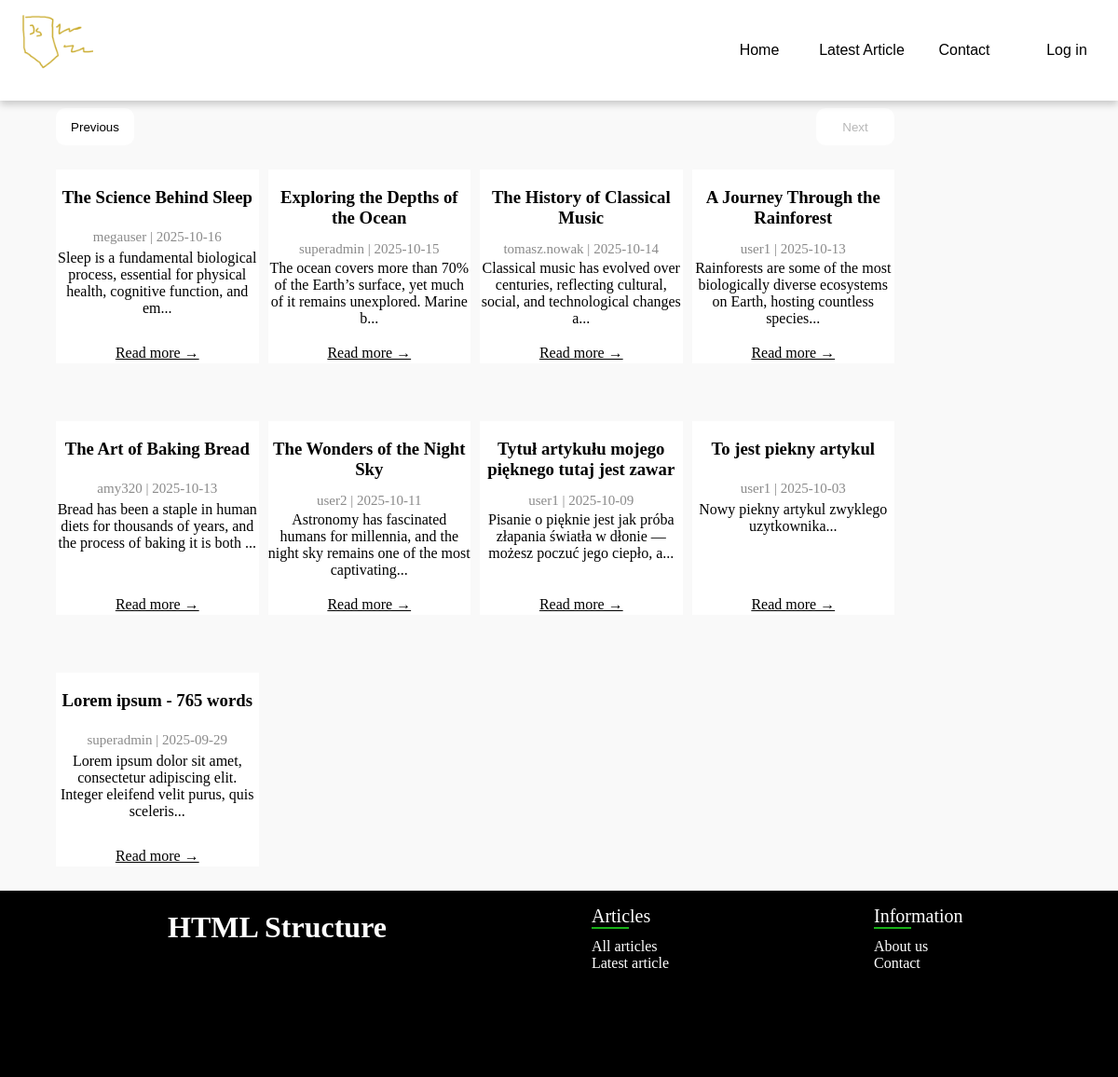
The app's page /index.php?page=2 with its own data.
### tables this page shows
CREATE TABLE `articles` (
  `id` int(11) NOT NULL,
  `title` text DEFAULT NULL,
  `article` text DEFAULT NULL,
  `ownerID` int(11) DEFAULT NULL,
  `date` date DEFAULT NULL
);

CREATE TABLE `users` (
  `id` int(11) NOT NULL,
  `login` text DEFAULT NULL,
  `password` text DEFAULT NULL,
  `role` varchar(10) DEFAULT NULL
);

### index.php (the view, shortened to what this page needs)
<?php
require("php/functions.php");
$articleCount = $con->query("SELECT COUNT(*) FROM articles")->fetch_row()[0];
$page = isset($_GET['page']) ? $_GET['page'] : 1;
$page = $page <= 0 ? 1 : $page;
$offset = ($page - 1) * 12;
$query = $con->prepare("SELECT a.id, u.login, a.ownerID, a.title, a.article, a.date
FROM articles a join users u on u.id = a.ownerID ORDER BY a.id DESC LIMIT 12 OFFSET ?");
$query->bind_param("i", $offset);
$query->execute();
$result = $query->get_result();
$articles = $result->fetch_all(MYSQLI_ASSOC);
?>
<!DOCTYPE html>
<html lang="pl">
<head>
    <link rel="stylesheet" href="style.css">
</head>
<body>
    <div class="container">
        <div id="pagebuttons">
                <button <?php echo $page - 1 <=0 ? 'disabled' : ''; ?> onClick="location.href='index.php?page=<?php echo $page -1; ?>'">Previous</button>
                <button <?php echo $offset + 12 >= $articleCount ? 'disabled' : ''; ?> onClick="location.href='index.php?page=<?php echo $page + 1; ?>'">Next</button>
        </div>
        <main class="index">
            <?php
            foreach($articles as $article){
                echo '<div>
                <h3>'.substr($article['title'],0,50).'</h3>
                <p id="date">'.$article['login'].' | '.$article['date'].'</p>
                <p>'.substr(clearMarkup($article['article']),0,100).'...</p>
                <a href="article.php?id='.$article['id'].'">Read more →</a>
             </div>';
            }
            ?>
        </main>
    </div>
</body>
</html>

### style.css (style rules this page uses)
html,body { margin: 0; padding: 0; width: 100%; scrollbar-width: none; -ms-overflow-style: none; scroll-behavior: smooth; }
div { height: 80%; }
.container { width: 100%; display: flex; flex-direction: column; flex-wrap: wrap; background-color: #f9f9f9; }
main { min-height: 85vh; margin-left: 5%; display: flex; flex-direction: column; flex-wrap: wrap; align-content: space-around; align-items: center; }
p#date { color: rgb(138, 138, 138); font-size: 15px; height: 4vh; }
.index { display: grid; grid-template-columns: repeat(4, 1fr); grid-template-rows: repeat(3, 1fr); gap: 10px; width: 75%; height: 100vh; margin-top: 0; }
.index div { text-align: center; display: flex; align-items: center; justify-content: start; flex-direction: column; min-width: 0; min-height: 0; background-color: white; height: 26vh; }
.index p { padding: 0; margin: 0; height: 19vh; }
.index > div > h3 { height: 5vh; }
.index a { transition: ease-in-out 0.3s; color: black; padding-bottom: 1%; }
#pagebuttons { margin-left: 5%; margin-top: 1vh; display: flex; width: 75%; justify-content: space-between; align-items: center; height: 5vh; }
#pagebuttons button { border:none; border-radius: 10px; height: 5vh; width: 7vw; cursor: pointer; transition: 0.3s ease; background-color: transparent; background-color: white; }
.index div, article { transition: ease-in-out 0.5s; }

### records on screen
articles: title "The Science Behind Sleep", ownerID.login "megauser", date "2025-10-16", article "Sleep is a fundamental biological process, essential for physical health, cognitive function, and em"
articles: title "Exploring the Depths of the Ocean", ownerID.login "superadmin", date "2025-10-15", article "The ocean covers more than 70% of the Earth’s surface, yet much of it remains unexplored. Marine b"
articles: title "The History of Classical Music", ownerID.login "tomasz.nowak", date "2025-10-14", article "Classical music has evolved over centuries, reflecting cultural, social, and technological changes a"
articles: title "A Journey Through the Rainforest", ownerID.login "user1", date "2025-10-13", article "Rainforests are some of the most biologically diverse ecosystems on Earth, hosting countless species"
articles: title "The Art of Baking Bread", ownerID.login "amy320", date "2025-10-13", article "Bread has been a staple in human diets for thousands of years, and the process of baking it is both"
articles: title "The Wonders of the Night Sky", ownerID.login "user2", date "2025-10-11", article "Astronomy has fascinated humans for millennia, and the night sky remains one of the most captivating"
articles: title "Tytuł artykułu mojego pięknego tutaj jest zawar", ownerID.login "user1", date "2025-10-09", article "Pisanie o pięknie jest jak próba złapania światła w dłonie — możesz poczuć jego ciepło, a"
articles: title "To jest piekny artykul", ownerID.login "user1", date "2025-10-03", article "Nowy piekny artykul zwyklego uzytkownika"
articles: title "Lorem ipsum - 765 words", ownerID.login "superadmin", date "2025-09-29", article "Lorem ipsum dolor sit amet, consectetur adipiscing elit. Integer eleifend velit purus, quis sceleris"
